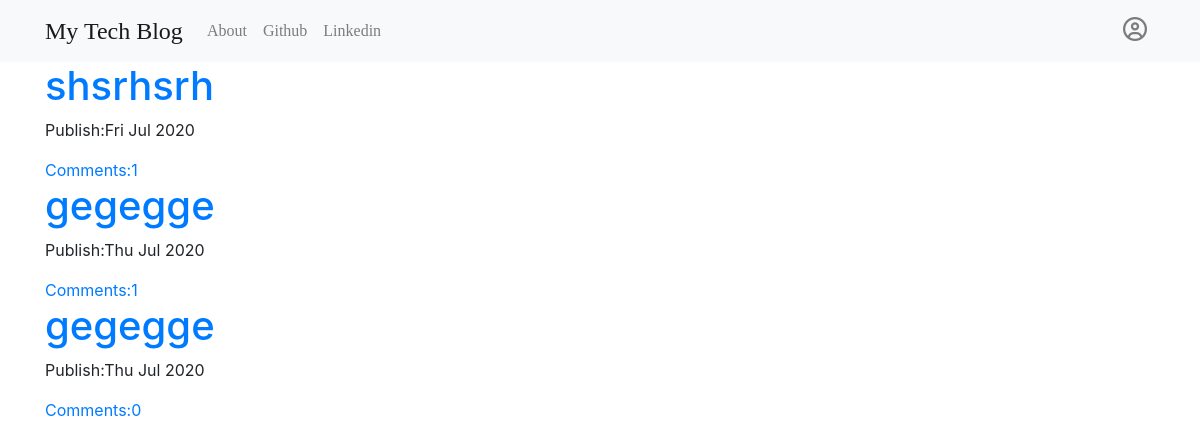
The app's page /, older data.
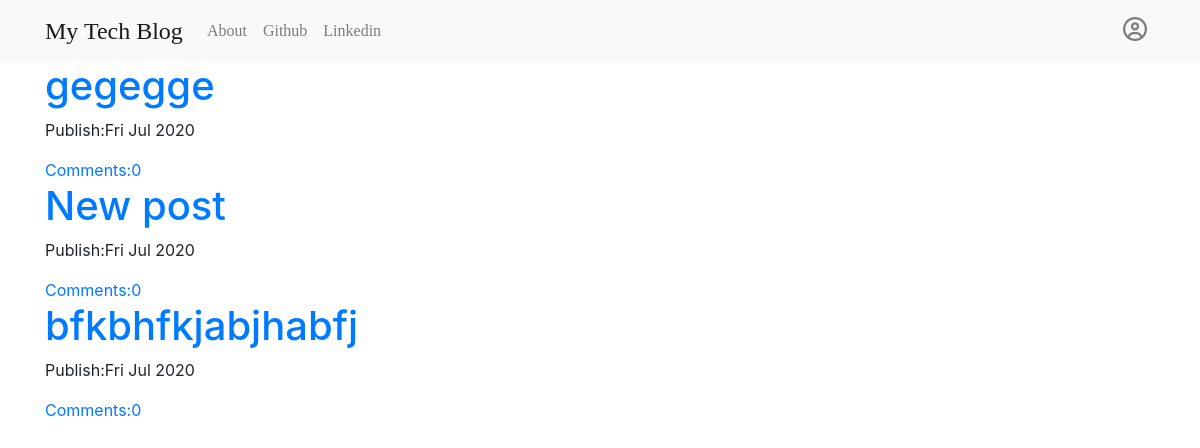
The same page, newer data.
### blog/models.py (models this page shows, shortened)
class Post(models.Model):
    author = models.ForeignKey('auth.User', on_delete=models.CASCADE)
    title = models.CharField(max_length=200)
    text = models.TextField()
    create_date = models.DateTimeField(default=timezone.now)
    publish_date = models.DateTimeField(blank=True, null=True)
    def approve_comment(self):
        return self.comments.filter(approve_comment=True)

### blog/views.py (the view)
# urls.py: path('', views.PostListView.as_view(), name='post_list'),
class PostListView(ListView):
    model = Post
    def get_queryset(self):
        return Post.objects.filter(publish_date__lte=timezone.now()).order_by('-publish_date')

### blog/templates/blog/post_list.html (shortened to what this page needs)
{% extends 'base.html' %}
{% block body_block %}
    <div class="centerstage">
        {% for post in post_list %}
            <div class="post">
                <h1><a href="{% url 'post_detail' pk=post.pk %}">{{ post.title }}</a></h1>
                <div class="date">
                    <p>Publish:{{ post.publish_date|date:'D M Y' }}</p>
                </div>
                <a href="{% url 'post_detail' pk=post.pk %}">Comments:{{ post.approve_comment.count }}</a>
            </div>
        {% endfor %}
    </div>
{% endblock %}

### blog/templates/blog/base.html (shortened to what this page needs)
<!DOCTYPE html>
{% load static %}
<html lang="en">
<head>
    <link rel="stylesheet" href="https://stackpath.bootstrapcdn.com/bootstrap/4.1.3/css/bootstrap.min.css"
>
    <link rel="stylesheet" href="//cdn.jsdelivr.net/npm/medium-editor@latest/dist/css/medium-editor.min.css"
          type="text/css" media="screen" charset="utf-8">
    <link rel="stylesheet" href="{% static 'css/style.css' %}">
    <link rel="stylesheet" href="https://stackpath.bootstrapcdn.com/font-awesome/4.7.0/css/font-awesome.min.css"
>
</head>
<body>
<nav class="navbar navbar-expand-lg  navbar-light bg-light techfont">
    <div class="container">
        <div class="navbar-nav align-items-center">
            <a class="navbar-brand" href="{% url 'post_list' %}">My Tech Blog</a>
            <a class="nav-item nav-link" href="{% url 'about' %}">About</a>
            <a class="nav-item nav-link" href="https://www.github.com">Github</a>
            <a class="nav-item nav-link" href="https://www.linkedin.com">Linkedin</a>
        </div>
        <div class="navbar-nav align-items-center ml-auto">
            {% if user.is_authenticated %}
                <a class="nav-item nav-link" href="{% url 'post_new' %}">New Post</a>
                <a class="nav-item nav-link" href="{% url 'drafts_list' %}">Drafts</a>
                <a class="nav-item nav-link" href="{% url 'logout' %}">Log Out</a>
                <a>Welcome :{{ user.username }}</a>
            {% else %}
                <a class="nav-item nav-link" href="{% url 'login' %}" aria-label="login"> <i class='far fa-user-circle'
                                                                                             style='font-size:24px'></i></a>
            {% endif %}
        </div>
    </div>
</nav>
<div class="container content">
    <div class="row">
        <div class="col-md-8">
            <div class="blog_posts">
                {% block body_block %}
                {% endblock %}
            </div>
        </div>
    </div>
</div>
</body>
</html>

### blog/static/css/style.css (style rules this page uses)
.navbar-brand { font-family: "Permanent Marker"; font-size: 1.5em; }
.nav-item { font-family: "Montserrat Medium"; font-size: 1em; }

Row changes from the older to the newer data that the page shows:
removed Post: title "shsrhsrh", publish_date "Fri Jul 2020", approve_comment.count "1"
removed Post: title "gegegge", publish_date "Thu Jul 2020", approve_comment.count "1"
removed Post: title "gegegge", publish_date "Thu Jul 2020", approve_comment.count "0"
added Post: title "gegegge", publish_date "Fri Jul 2020", approve_comment.count "0"
added Post: title "New post", publish_date "Fri Jul 2020", approve_comment.count "0"
added Post: title "bfkbhfkjabjhabfj", publish_date "Fri Jul 2020", approve_comment.count "0"
